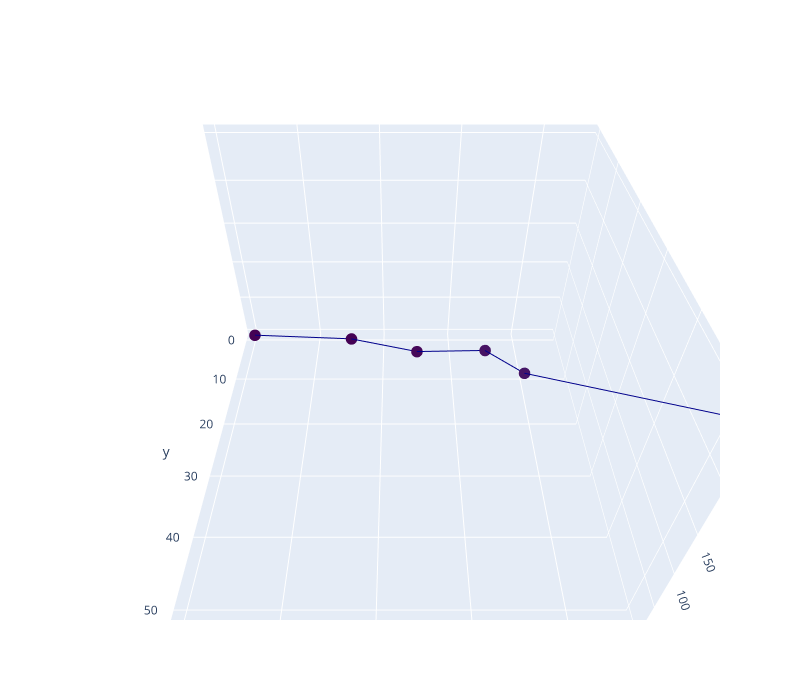

Source (notebook cell):
### Code cell
# Or 3D plot

rs = np.random.RandomState()
rs.seed(0)

fig = go.Figure(data=go.Scatter3d(
    x=x, y=y, z=z,
    marker=dict(
        size=4,
        color=z,
        colorscale='Viridis',
    ),
    line=dict(
        color='darkblue',
        width=2
    )
))

fig.update_layout(
    width=800,
    height=700,
    autosize=False,
    scene=dict(
        camera=dict(
            up=dict(
                x=0,
                y=0,
                z=1
            ),
            eye=dict(
                x=0,
                y=1.0707,
                z=1,
            )
        ),
        aspectratio = dict( x=1, y=1, z=0.7 ),
        aspectmode = 'manual'
    ),
)

fig.show()

### Figure 1 — Plotly figure (JSON) as saved in the notebook; plotly's stock layout.template omitted (floating-point values rounded to 4 significant figures)
{"data": [{"line": {"color": "darkblue", "width": 2}, "marker": {"color": [250, 15, 12, 4, 0, 0], "colorscale": [[0, "#440154"], [0.1111, "#482878"], [0.2222, "#3e4989"], [0.3333, "#31688e"], [0.4444, "#26828e"], [0.5556, "#1f9e89"], [0.6667, "#35b779"], [0.7778, "#6ece58"], [0.8889, "#b5de2b"], [1, "#fde725"]], "size": 4}, "type": "scatter3d", "x": [0.1, 0.2, 0.3, 0.5, 0.7, 1], "y": [52, 12, 6, 5, 1, 0], "z": [250, 15, 12, 4, 0, 0]}], "layout": {"autosize": false, "height": 700, "scene": {"aspectmode": "manual", "aspectratio": {"x": 1, "y": 1, "z": 0.7}, "camera": {"eye": {"x": 0, "y": 1.071, "z": 1}, "up": {"x": 0, "y": 0, "z": 1}}}, "width": 800}}
